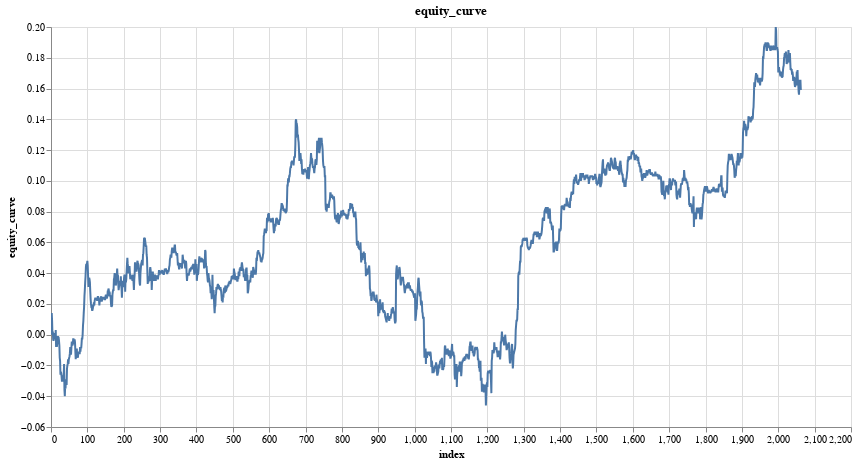

Here is the notebook cell this chart was saved with:
### Code cell
research.plot_column(model_trades, 'equity_curve')

### Figure 1 — Vega specification as saved in the notebook (floating-point values rounded to 4 significant figures; data arrays with more than 128 entries replaced by an {"elided": "..."} marker saying what was removed)
{"$schema": "https://vega.github.io/schema/vega/v5.json", "data": [{"name": "param_9_store"}, {"name": "source_0", "values": {"elided": "2063 records"}}, {"name": "source_0_x_domain_index", "values": [{"min": 0, "max": 2062}]}, {"name": "source_0_y_domain_equity_curve", "values": [{"min": -0.046, "max": 0.2}]}], "signals": [{"name": "unit", "value": {}, "on": [{"events": "pointermove", "update": "isTuple(group()) ? group() : unit"}]}, {"name": "param_9", "update": "vlSelectionResolve(\"param_9_store\", \"union\")"}, {"name": "param_9_index", "on": [{"events": [{"source": "view", "type": "dblclick"}], "update": "null"}, {"events": {"signal": "param_9_translate_delta"}, "update": "panLinear(param_9_translate_anchor.extent_x, -param_9_translate_delta.x / width)"}, {"events": {"signal": "param_9_zoom_delta"}, "update": "zoomLinear(domain(\"x\"), param_9_zoom_anchor.x, param_9_zoom_delta)"}]}, {"name": "param_9_equity_curve", "on": [{"events": [{"source": "view", "type": "dblclick"}], "update": "null"}, {"events": {"signal": "param_9_translate_delta"}, "update": "panLinear(param_9_translate_anchor.extent_y, param_9_translate_delta.y / height)"}, {"events": {"signal": "param_9_zoom_delta"}, "update": "zoomLinear(domain(\"y\"), param_9_zoom_anchor.y, param_9_zoom_delta)"}]}, {"name": "param_9_tuple", "on": [{"events": [{"signal": "param_9_index || param_9_equity_curve"}], "update": "param_9_index && param_9_equity_curve ? {unit: \"\", fields: param_9_tuple_fields, values: [param_9_index,param_9_equity_curve]} : null"}]}, {"name": "param_9_tuple_fields", "value": [{"field": "index", "channel": "x", "type": "R"}, {"field": "equity_curve", "channel": "y", "type": "R"}]}, {"name": "param_9_translate_anchor", "value": {}, "on": [{"events": [{"source": "scope", "type": "pointerdown"}], "update": "{x: x(unit), y: y(unit), extent_x: domain(\"x\"), extent_y: domain(\"y\")}"}]}, {"name": "param_9_translate_delta", "value": {}, "on": [{"events": [{"source": "window", "between": [{"source": "scope", "type": "pointerdown"}, {"source": "window", "type": "pointerup"}], "type": "pointermove", "consume": true}], "update": "{x: param_9_translate_anchor.x - x(unit), y: param_9_translate_anchor.y - y(unit)}"}]}, {"name": "param_9_zoom_anchor", "on": [{"events": [{"source": "scope", "type": "wheel", "consume": true}], "update": "{x: invert(\"x\", x(unit)), y: invert(\"y\", y(unit))}"}]}, {"name": "param_9_zoom_delta", "on": [{"events": [{"source": "scope", "consume": true, "type": "wheel"}], "update": "pow(1.001, event.deltaY * pow(16, event.deltaMode))", "force": true}]}, {"name": "param_9_modify", "on": [{"events": {"signal": "param_9_tuple"}, "update": "modify(\"param_9_store\", param_9_tuple, true)"}]}], "marks": [{"type": "line", "name": "marks", "from": {"data": "source_0"}, "sort": {"field": "x"}, "encode": {"update": {"stroke": {"value": "#4c78a8"}, "y": {"field": "equity_curve", "scale": "y"}, "tooltip": {"signal": "{\"index\": format(datum[\"index\"], \"\"), \"equity_curve\": format(datum[\"equity_curve\"], \"\")}"}, "x": {"field": "index", "scale": "x"}, "defined": {"signal": "isValid(datum[\"index\"]) && isFinite(+datum[\"index\"]) && isValid(datum[\"equity_curve\"]) && isFinite(+datum[\"equity_curve\"])"}}}, "clip": true, "interactive": true, "style": ["line"]}], "scales": [{"name": "x", "type": "linear", "domain": [{"signal": "(data(\"source_0_x_domain_index\")[0] || {}).min"}, {"signal": "(data(\"source_0_x_domain_index\")[0] || {}).max"}], "range": [0, {"signal": "width"}], "domainRaw": {"signal": "param_9[\"index\"]"}, "nice": true, "zero": false}, {"name": "y", "type": "linear", "domain": [{"signal": "(data(\"source_0_y_domain_equity_curve\")[0] || {}).min"}, {"signal": "(data(\"source_0_y_domain_equity_curve\")[0] || {}).max"}], "range": [{"signal": "height"}, 0], "zero": true, "domainRaw": {"signal": "param_9[\"equity_curve\"]"}, "nice": true}], "axes": [{"scale": "x", "tickCount": {"signal": "ceil(width/40)"}, "domain": false, "orient": "bottom", "maxExtent": 0, "ticks": false, "grid": true, "aria": false, "labels": false, "gridScale": "y", "minExtent": 0, "zindex": 0}, {"scale": "y", "ticks": false, "domain": false, "gridScale": "x", "maxExtent": 0, "minExtent": 0, "grid": true, "tickCount": {"signal": "ceil(height/40)"}, "aria": false, "labels": false, "orient": "left", "zindex": 0}, {"scale": "x", "grid": false, "labelOverlap": true, "tickCount": {"signal": "ceil(width/40)"}, "labelFlush": true, "zindex": 0, "orient": "bottom", "title": "index"}, {"scale": "y", "zindex": 0, "title": "equity_curve", "labelOverlap": true, "grid": false, "orient": "left", "tickCount": {"signal": "ceil(height/40)"}}], "title": {"text": "equity_curve", "frame": "group"}, "width": 800, "background": "white", "padding": 5, "height": 400, "style": "cell"}
